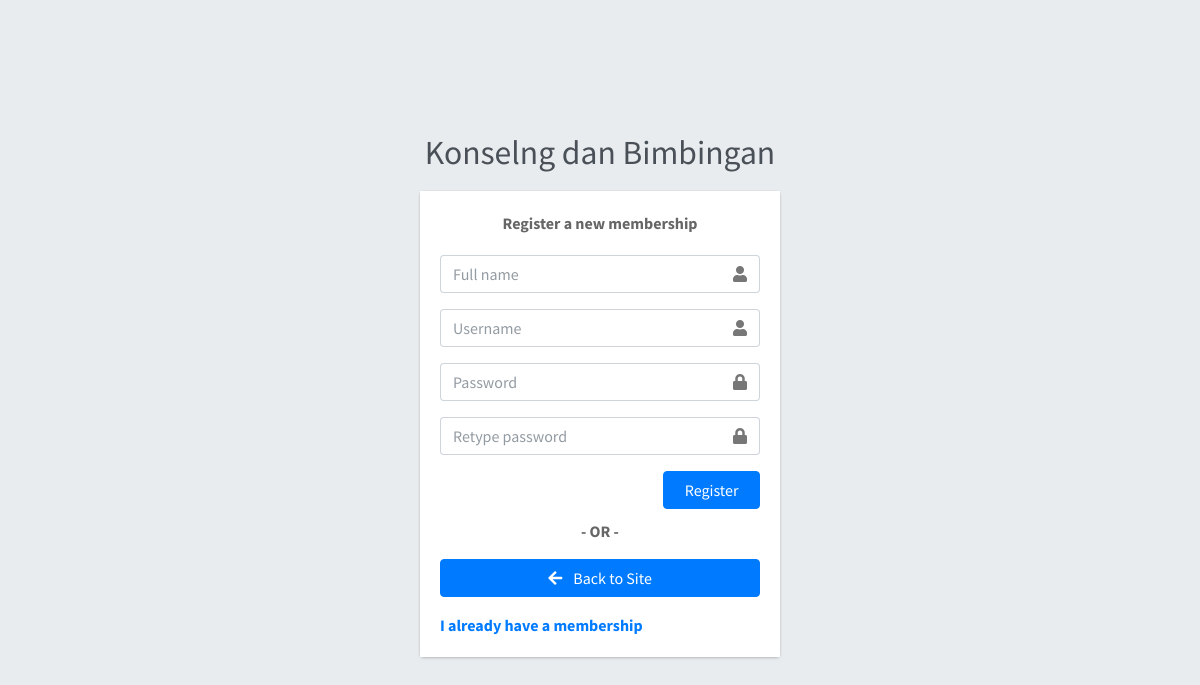
/auth/register, run on an earlier commit of the app's database.
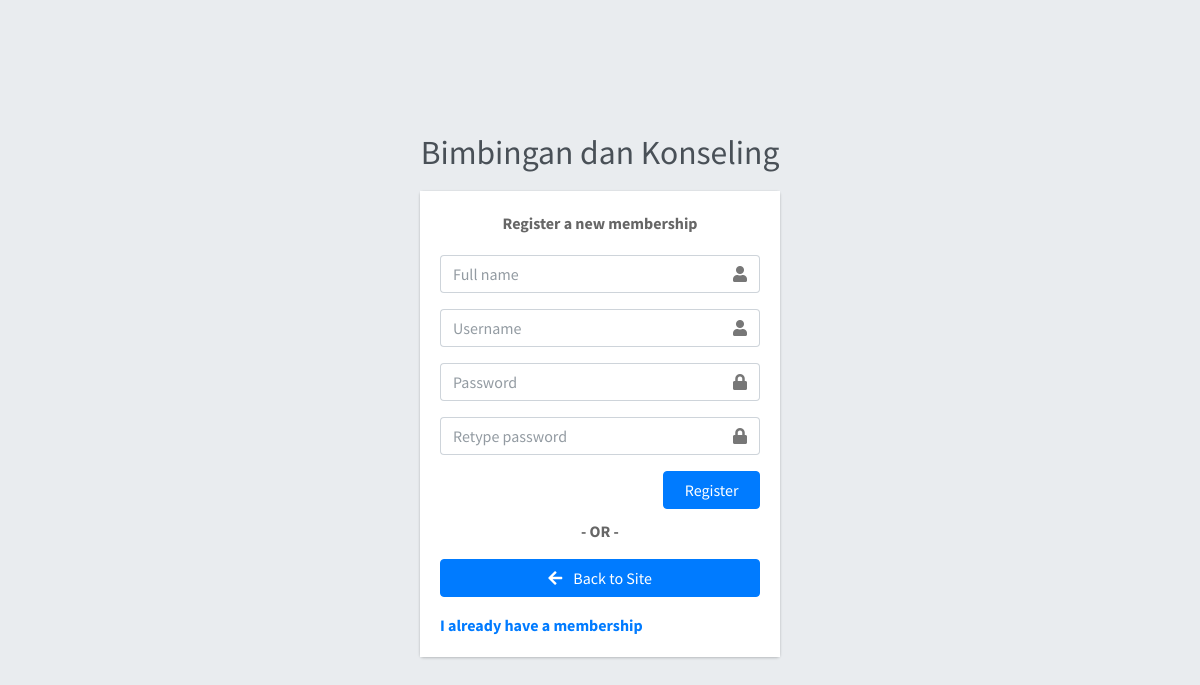
And on a later commit of the database.
### tables this page shows
CREATE TABLE `tbl_configuration` (
  `variable` varchar(255) NOT NULL,
  `value` text NOT NULL
);

### _app/core/Controller.php (called while the page is built, shortened)
<?php
class Controller
{
	public function View($view, $data = []){
		require_once '_app/views/'.$view.'.php';
	}
	public function Model($model){
		return new $model;
	}
}

### _app/controllers/Auth.php (called while the page is built, shortened)
<?php
class Auth extends Controller
{
	function __construct()
	{
		$request = $this->model('M_home')->load_configuration();
		foreach ($request as $key) {
			if("title"==$key['variable']){
				$this->title = $key['value'];
			};
		}
	}
	public function register()
	{
		$this->view('components/_auth_header');
		$this->view('auth/register');
		$this->view('components/_auth_footer');
	}
}

### _app/core/App.php (called while the page is built, shortened)
<?php
class App
{
	protected $method = 'index';
	protected $params = [];
	function __construct(){
		$url = $this->parseURL();
		if (isset($url[0])) {
			if (file_exists('_app/controllers/'.ucwords($url[0]).'.php')) {
				unset($url[0]);
			}
		}
		$this->controller = new $this->controller;
		if (isset($url[1])) {
			if (method_exists($this->controller, $url[1])) {
				$this->method = $url[1];
			}
		}
		call_user_func_array([$this->controller, $this->method], $this->params);
	}
	public function parseURL(){
		if(isset($_GET['url'])){
			$url = rtrim($_GET['url'],'/');
			$url = filter_var($url, FILTER_SANITIZE_URL);
			$url = explode('/', $url);
			return $url;
		}
	}
}

### index.php (called while the page is built, shortened)
<?php
	require_once '_app/init.php';
	new App;

### _app/init.php (called while the page is built, shortened)
<?php
	spl_autoload_register(function($class){
		$class = explode('\\', $class);
		$class = end($class);
	});

### _app/core/Database.php (called while the page is built, shortened)
<?php
class Database{
	private $host = DB_HOST;
	private $user = DB_USER;
	private $pass = DB_PASS;
	private $name = DB_NAME;
	private $dbh;
	public function __construct(){
		$dsn     = 'mysql:host='.$this->host.';dbname='.$this->name;
		$options = [
			PDO::ATTR_PERSISTENT =>true,
			PDO::ATTR_ERRMODE => PDO::ERRMODE_EXCEPTION
		];
		try {
			$this->dbh = new PDO($dsn, $this->user, $this->pass, $options);
		} catch (PDOException $e) {
			die($e->getMessage());
		}
	}
	public function query($query){
		$this->stmt = $this->dbh->prepare($query);
	}
}

### _app/models/M_home.php (called while the page is built, shortened)
<?php
class M_home{
	private $db;
	function __construct(){
		$this->db = new Database;
	}
	public function load_configuration(){
		$this->db->query('SELECT * FROM tbl_configuration');
		$this->db->execute();
		return $this->db->resultSet();
	}
}

### _app/views/auth/register.php (the view, shortened to what this page needs)
</head>
<body class="hold-transition register-page">
  <div class="register-box">
    <div class="register-logo">
      <a href="<?=BASEURL?>"><b><?=$this->title?></a>
      </div>
      <div class="card">
        <div class="card-body register-card-body">
          <p class="login-box-msg">Register a new membership</p>
          <form action="<?=BASEURL?>/auth/validation" method="post" id="register">
            <div class="input-group mb-3">
              <input type="text" class="form-control" name="fullname" placeholder="Full name">
              <div class="input-group-append">
                <div class="input-group-text">
                  <span class="fas fa-user"></span>
                </div>
              </div>
            </div>
            <div class="input-group mb-3">
              <input type="text" class="form-control" name="username" placeholder="Username">
              <div class="input-group-append">
                <div class="input-group-text">
                  <span class="fas fa-user"></span>
                </div>
              </div>
            </div>
            <div class="input-group mb-3">
              <input type="password" class="form-control" name="password" id="password" placeholder="Password">
              <div class="input-group-append">
                <div class="input-group-text">
                  <span class="fas fa-lock"></span>
                </div>
              </div>
            </div>
            <div class="input-group mb-3">
              <input type="password" class="form-control" name="re_password" id="re_password" placeholder="Retype password">
              <div class="input-group-append">
                <div class="input-group-text">
                  <span class="fas fa-lock"></span>
                </div>
              </div>
            </div>
            <div class="row">
              <div class="col-8">
              </div>
              <div class="col-4">
                <button type="submit" class="btn btn-primary btn-block">Register</button>
              </div>
            </div>
          </form>
          <div class="social-auth-links text-center mb-3">
            <p>- OR -</p>
            <a href="<?=BASEURL?>" class="btn btn-block btn-primary">
              <i class="fa fa-arrow-left mr-2"></i> Back to Site
            </a>
          </div>
          <p class="mb-0">
            <a href="<?=BASEURL?>" class="text-center">I already have a membership</a>
          </p>
        </div>
      </div>
    </div>

### _app/views/components/_auth_header.php (shortened to what this page needs)
<!DOCTYPE html>
<html lang="en">
<head>
  <link rel="stylesheet" href="<?=BASEURL?>/_assets/plugins/fontawesome-free/css/all.min.css">
  <link rel="stylesheet" href="<?=BASEURL?>/_assets/plugins/icheck-bootstrap/icheck-bootstrap.min.css">
  <link rel="stylesheet" href="<?=BASEURL?>/_assets/plugins/sweetalert2-theme-bootstrap-4/bootstrap-4.min.css">
  <link rel="stylesheet" href="<?=BASEURL?>/_assets/plugins/toastr/toastr.min.css">
  <link rel="stylesheet" href="<?=BASEURL?>/_assets/dist/css/adminlte.min.css">

### _app/views/components/_auth_footer.php (shortened to what this page needs)
</body>
</html>

What changed in the data, as far as the page shows it:
changed tbl_configuration: value "Konselng dan Bimbingan" → "Bimbingan dan Konseling"
